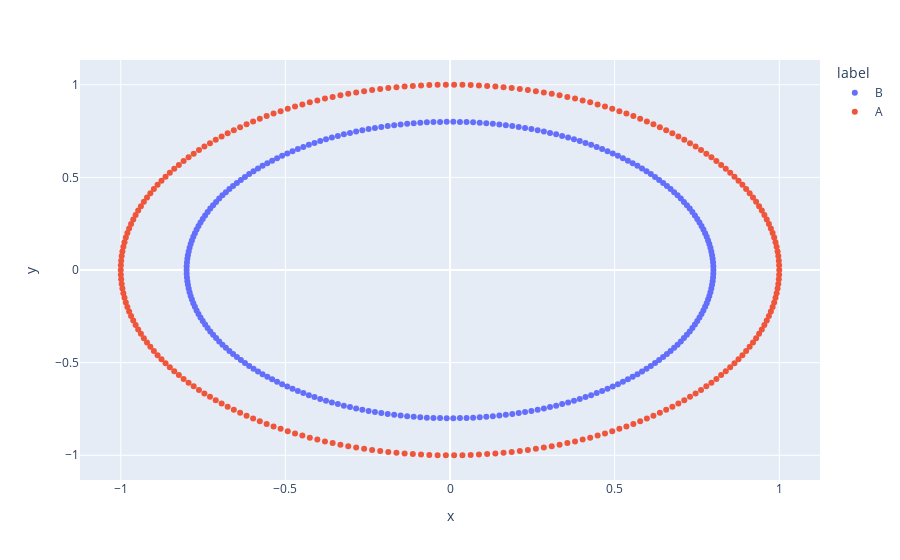

Notebook code for this chart:
### Code cell
px.scatter(circles_df, x='x', y='y', color = 'label')

### Figure 1 — Plotly figure (JSON) as saved in the notebook; plotly's stock layout.template omitted (floating-point values rounded to 4 significant figures; data arrays with more than 128 entries replaced by an {"elided": "..."} marker saying what was removed)
{"data": [{"hovertemplate": "label=B<br>x=%{x}<br>y=%{y}<extra></extra>", "legendgroup": "B", "marker": {"color": "#636efa", "symbol": "circle"}, "mode": "markers", "name": "B", "orientation": "v", "showlegend": true, "type": "scatter", "x": {"elided": "250 float values"}, "xaxis": "x", "y": {"elided": "250 float values"}, "yaxis": "y"}, {"hovertemplate": "label=A<br>x=%{x}<br>y=%{y}<extra></extra>", "legendgroup": "A", "marker": {"color": "#EF553B", "symbol": "circle"}, "mode": "markers", "name": "A", "orientation": "v", "showlegend": true, "type": "scatter", "x": {"elided": "250 float values"}, "xaxis": "x", "y": {"elided": "250 float values"}, "yaxis": "y"}], "layout": {"autosize": true, "legend": {"title": {"text": "label"}, "tracegroupgap": 0}, "margin": {"t": 60}, "xaxis": {"anchor": "y", "autorange": true, "domain": [0, 1], "range": [-1.117, 1.117], "title": {"text": "x"}, "type": "linear"}, "yaxis": {"anchor": "x", "autorange": true, "domain": [0, 1], "range": [-1.155, 1.155], "title": {"text": "y"}, "type": "linear"}}}
